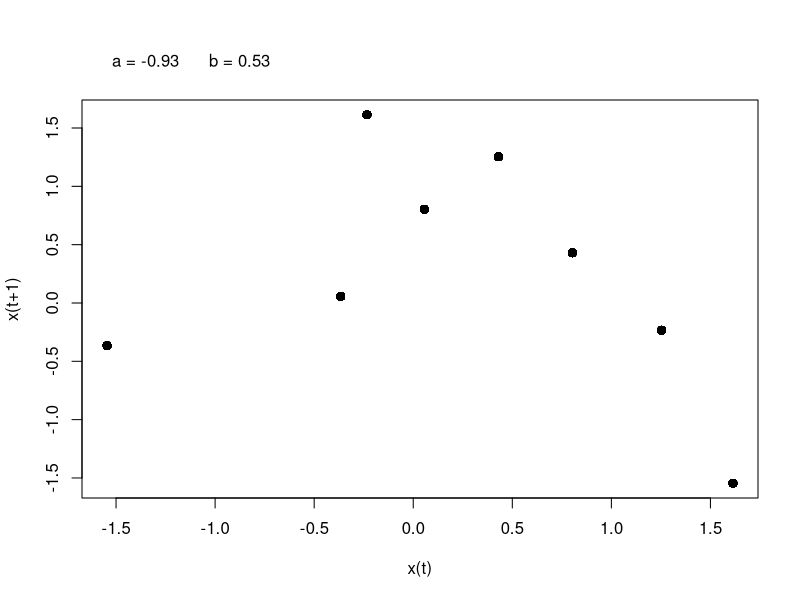
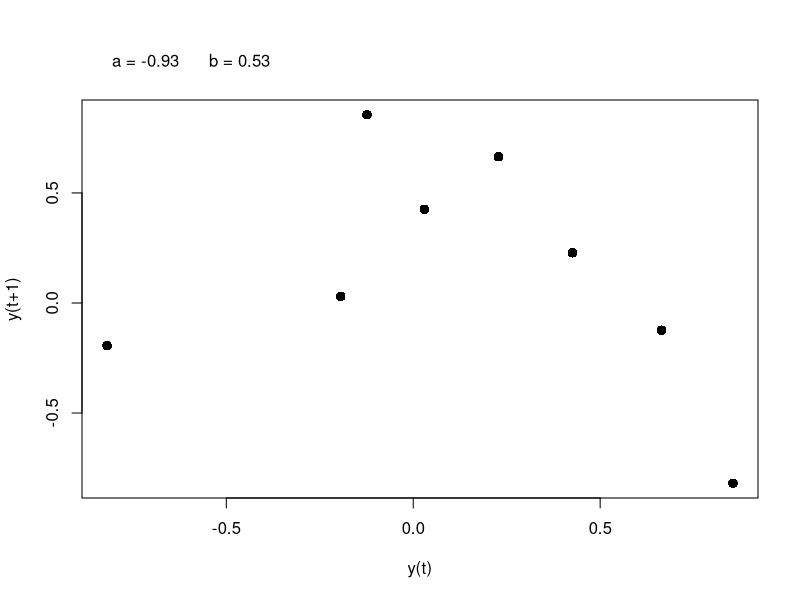

These charts were generated, in order, by the following R code:
# model setting
fun1 = function(x, y){a1*x^2 + b1*x*y + c1*y^2 + d1*x + e1*y + f1}
fun2 = function(x, y){a2*x^2 + b2*x*y + c2*y^2 + d2*x + e2*y + f2}

a1 = 0.43
b1 = 0
c1 = 0
d1 = 0
e1 = 1
f1 = 1

a2 = 0
b2 = 0
c2 = 0
d2 = 0.73
e2 = 0
f2 = 0

# simulation
a1 = -0.93
d2 = 0.53

result = matrix(0, 2000, 2)
result[1, ] = c(0.54, 0.54)

for (i in 2:dim(result)[1]){
    result[i, ] = c(fun1(x=result[(i-1),1],y=result[(i-1),2]), fun2(x=result[(i-1),1],y=result[(i-1),2]))
}

phase.x = cbind(result[,1], c(result[,1][-1],NA))
phase.y = cbind(result[,2], c(result[,2][-1],NA))

phase.xx = phase.x[-c(1:100), ]
phase.yy = phase.y[-c(1:100), ]

par(mar=c(5.1, 4.1, 5, 2.1), xpd=TRUE)
plot(V2~V1, data = phase.xx, pch = 19, xlab = 'x(t)', ylab = 'x(t+1)')
legend("topleft", inset=c(0,-0.15), horiz = T, bty = 'n',
       legend=c(paste0('a = ',a1), paste0('b = ',d2)))

par(mar=c(5.1, 4.1, 5, 2.1), xpd=TRUE)
plot(V2~V1, data = phase.yy, pch = 19, xlab = 'y(t)', ylab = 'y(t+1)')
legend("topleft", inset=c(0,-0.15), horiz = T, bty = 'n',
       legend=c(paste0('a = ',a1), paste0('b = ',d2)))

result[1, ] = c(2.22, 2.22)

